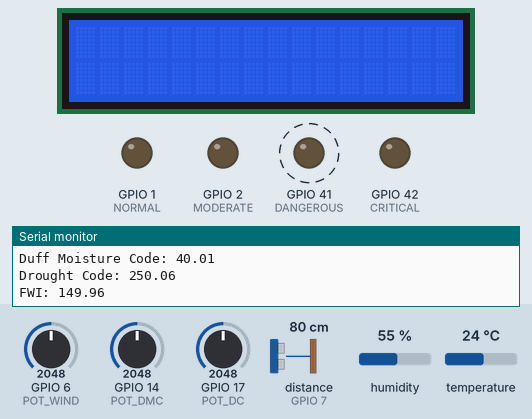
Recording of a sketch running on a simulated ESP32-S3. Parts: 16×2 character LCD, output pins drawn as LEDs (lit = HIGH), the last lines printed to the serial monitor. Wiring (inferred from the names in the program): range finder with pulse-width output: data GPIO 7. Dashed ring = blinking. The test bench sets the inputs (shaded band); at power-on: GPIO 6 (POT_WIND) = 2048, humidity 55 %, GPIO 14 (POT_DMC) = 2048, GPIO 17 (POT_DC) = 2048, distance to the obstacle (sensor on GPIO 7) 80 cm, temperature 24 °C.

Above: at 1.2 s.
1.3 s: GPIO 6 (POT_WIND) set to 429
3.2 s: GPIO 6 (POT_WIND) set to 375
At 3.82 s:
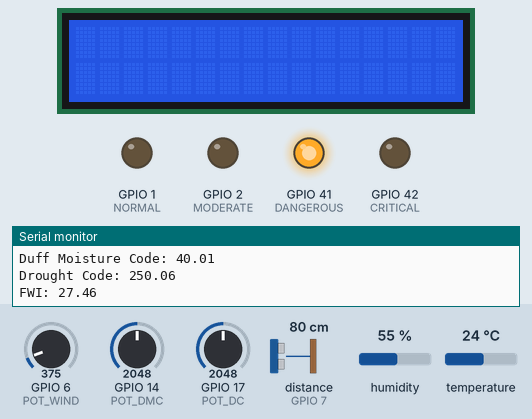
At 4.4 s:
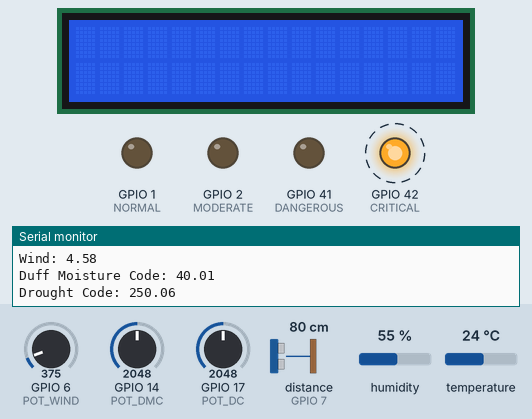
6.2 s: humidity set to 40 %
8.2 s: humidity set to 37 %
At 9.32 s:
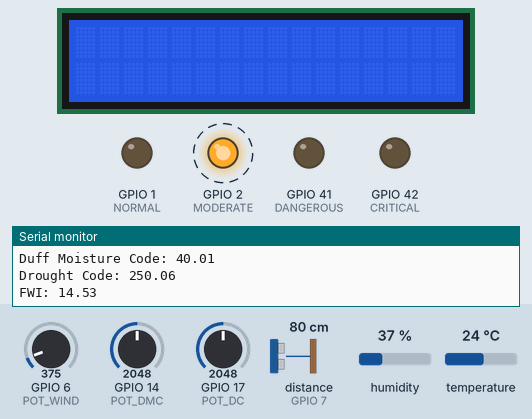
11.2 s: GPIO 6 (POT_WIND) set to 142
13.0 s: GPIO 6 (POT_WIND) set to 115
At 13.9 s:
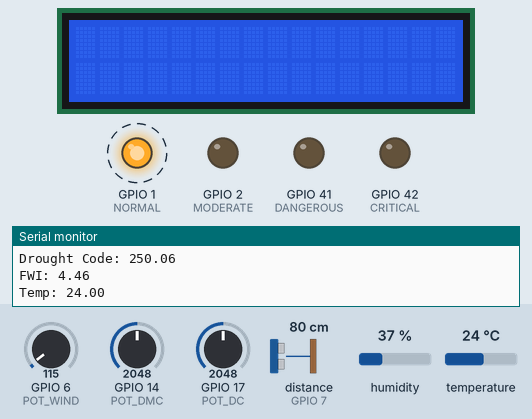
Timing chart, 0 to 17.0 s (numbered marks = the images above; inputs shaded):
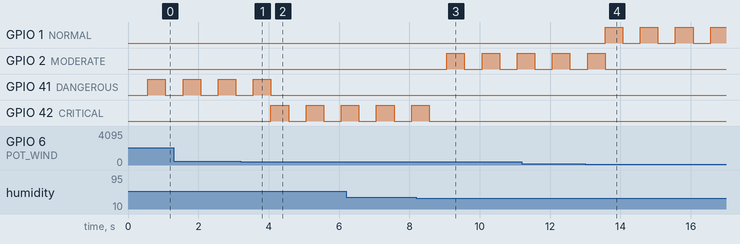

The sketch:

sketch_mar22a.ino
```cpp
/*
Filename: FinalProject_afsms.ino
Authors: Ken Do & Bardia Nasrulai
Date: 03/22/2025
Description:  This Arduino sketch implements an Advanced Fire Sensing and
              Mitigation System using ESP32, integrating multiple sensors
              and communication protocols. The system monitors fire risk by
              calculating the Fire Weather Index (FWI) using environmental data
              such as temperature, humidity, wind speed, and soil moisture levels.
*/

// ======================= FreeRTOS & I2C Libraries ===========================
#include "freertos/FreeRTOS.h"
#include "freertos/task.h"

// I2C communication libraries
#include <Wire.h>
#include <LiquidCrystal_I2C.h>

// ESP_NOW Wireless Protocol
#include <esp_now.h>
#include <WiFi.h>

// Temperature and humidity sensor library and initialization
#include <Adafruit_AM2320.h>

// ============================= Input Pins ===================================
#define POT_DMC 14   // Potentiometer simulating Duff Moisture Code (DMC)
#define POT_DC 17    // Potentiometer simulating Drought Code (DC)
#define POT_WIND 6   // Potentiometer simulating wind speed
#define SDA 8        // I2C SDA pin
#define SCL 9        // I2C SCL pin
#define PIR_PIN 7    // PIR motion sensor input pin

// ============================= Output Pins ==================================
#define NORMAL 1     // LED for Normal fire risk (Green)
#define MODERATE 2   // LED for Moderate fire risk (Blue)
#define CRITICAL 42  // LED for Critical fire risk (Yellow)
#define DANGEROUS 41 // LED for Dangerous fire risk (Red)

// ======================== I2C Device Initialization =========================
// Initialize 16x2 LCD (I2C address: 0x27, 16 columns, 2 rows)
LiquidCrystal_I2C lcd(0x27, 16, 2);

// Initialize AM2320 temperature and humidity sensor
Adafruit_AM2320 am2320 = Adafruit_AM2320();

// ============================= FreeRTOS Handles =============================
TaskHandle_t Data_Read_Handle = NULL;
TaskHandle_t FWI_Calc_Handle = NULL;
TaskHandle_t Motion_Sensor_Handle = NULL;
TimerHandle_t LED_Timer_Handle; // Timer handle for LED blinking
QueueHandle_t dataQueue;        // Queue for sensor data
QueueHandle_t FWIQueue;         // Queue for Fire Weather Index (FWI)

// =========================== Function Prototypes ============================
void Data_Read(void *pvParameter);      // Task to read sensor data
void FWI_Calc(void *pvParameter);       // Task to compute Fire Weather Index
void Motion_Sender(void *pvParameter);  // Task to handle motion detection and ESP-NOW sending
void Blink_LED(TimerHandle_t);          // Timer callback function for LED indication

// ========================== ESP_NOW Wireless Comm ===========================
volatile bool motionDetected = false; // Flag to indicate motion detection
uint8_t broadcastAddress[] = {0x24, 0xEC, 0x4A, 0x0E, 0xBC, 0x5C}; // MAC address of receiver

// Interrupt Service Routine for motion detection
void IRAM_ATTR timerInterrupt() {
  motionDetected = true;
}

// ESP-NOW Send Callback to confirm message transmission
void OnDataSent(const uint8_t *mac_addr, esp_now_send_status_t status) {
    Serial.print("Motion Data Send Status: ");
    Serial.println(status == ESP_NOW_SEND_SUCCESS ? "Success" : "Failed");
}

// ================================== Setup ===================================
void setup() {
  Serial.begin(115200);
  Serial.println("Advanced Fire Sensing and Mitigation System!");

  // Initialize input pins
  pinMode(POT_DMC, INPUT);
  pinMode(POT_DC, INPUT);
  pinMode(POT_WIND, INPUT);
  pinMode(PIR_PIN, INPUT);

  // Initialize output pins
  pinMode(NORMAL, OUTPUT);
  pinMode(MODERATE, OUTPUT);
  pinMode(CRITICAL, OUTPUT);
  pinMode(DANGEROUS, OUTPUT);

  // Initialize I2C communication
  Wire.begin();
  WiFi.mode(WIFI_STA); // Set WiFi mode to Station

  // Attach interrupt for motion detection
  attachInterrupt(digitalPinToInterrupt(PIR_PIN), &timerInterrupt, FALLING);

  // Initialize ESP-NOW
  if (esp_now_init() != ESP_OK) return; // Initialize ESP-NOW and check for success
  esp_now_register_send_cb(OnDataSent);

  // Add peer device for ESP-NOW communication
  esp_now_peer_info_t peerInfo;
  memset(&peerInfo, 0, sizeof(peerInfo));
  memcpy(peerInfo.peer_addr, broadcastAddress, 6);
  peerInfo.channel = 0; // Set WiFi channel to 0 (default)
  peerInfo.encrypt = false; // Disable encryption
  if (esp_now_add_peer(&peerInfo) != ESP_OK) return; // Add peer and check for success


  // Start the LCD
  lcd.init();
  lcd.backlight(); // Turn on backlight

  // Start the temperature and humidity sensor
  am2320.begin();

  // Create queues for sensor and FWI data
  // data[0] = temp; data[1] = humid; data[2] = wind; data[3] = dmc; data[4] = dc
  dataQueue = xQueueCreate(5, sizeof(float) * 5);
  FWIQueue = xQueueCreate(1, sizeof(float));

  // Create FreeRTOS tasks
  xTaskCreate(Data_Read, "Data Read", 4096, NULL, 1, &Data_Read_Handle);
  xTaskCreate(FWI_Calc, "FWI", 4096, NULL, 1, &FWI_Calc_Handle);
  xTaskCreate(Motion_Sensor, "Motion Sensor", 4096, NULL, 1, &Motion_Sensor_Handle);

  // Create a Software Timer for LED blinking
  LED_Timer_Handle = xTimerCreate(
    "LED Blinking",     // Timer name
    pdMS_TO_TICKS(500), // 0.5 second interval
    pdTRUE,             // TRUE means periodic, FALSE means one-time
    NULL,               // NO ID is needed
    Blink_LED           // The call back function defined
  );

  xTimerStart(LED_Timer_Handle, 0); // This will start the timer
}

// ================================== Tasks =============================

// Task: Read temperature, humidity, and potentiometer values
void Data_Read(void *pvParameter) {
  TickType_t xLastWakeTime = xTaskGetTickCount();  // Record start time
  const TickType_t xFrequency = pdMS_TO_TICKS(20); // 20ms period (50 Hz)

  int dmc;
  int dc;
  int potWind;
  float data[5];
  while (1) {  // Infinite loop to keep the task running
    // Task temperature and humidity from AM2320 sensor
    data[0] = am2320.readTemperature();
    data[1] = am2320.readHumidity();

    // Read wind speed potentiometer and scale value between 0-50 km/h
    potWind = analogRead(POT_WIND);
    data[2] = ((float)potWind / 4095.0) * 50.0;

    // Read Duff Moisture Code potentiometer and scale value between 0-80
    dmc = analogRead(POT_DMC);
    data[3] = ((float)dmc / 4095.0) * 80.0;

    // Read Drought Code potentiometer and scale value between 0-500
    dc = analogRead(POT_DC);
    data[4] = ((float)dc / 4095.0) * 500.0;

    // Send sensor data to queue
    xQueueSend(dataQueue, data, portMAX_DELAY);

    // Maintain precise 50 Hz frequency
    vTaskDelayUntil(&xLastWakeTime, xFrequency);
  }
}

// Task: Compute Fire Weather Index (FWI) based on sensor data
void FWI_Calc(void *pvParameter) {
  TickType_t xLastWakeTime = xTaskGetTickCount();
  const TickType_t xFrequency = pdMS_TO_TICKS(15.625); // 15.625ms period (64 Hz)

  float receivedData[5];
  float m;    // moisture content
  float FFMC; // Fine Fuel Moisture Code
  float ISI;  // Initial Spread Index
  float BUI;  // Buildup Index
  float FWI;  // Fire Weather Index

  while (1) {
    xLastWakeTime = xTaskGetTickCount();

    // Receive data from queue
    if (xQueueReceive(dataQueue, receivedData, portMAX_DELAY) == pdTRUE) {
      // Compute moisture content
      m = 147.2 * (101 - receivedData[1]) / (59.5 + receivedData[0]);

      // Compute FFMC
      FFMC = 59.5 * (250 - m) / (147.2 + m);

      // Compute ISI
      ISI = 0.208 * receivedData[2] * exp(0.05039 * FFMC);

      // Compute BUI
      BUI = (0.8 * receivedData[3] * receivedData[4]) / (receivedData[3] + 0.4 * receivedData[4]);

      // Compute FWI
      FWI = exp(BUI / 50.0) * ISI;

      // Print sensor values and FWI to Serial Monitor
      Serial.print("Temp: ");
      Serial.println(receivedData[0], 2);
      Serial.print("Humidity: ");
      Serial.println(receivedData[1], 2);
      Serial.print("Wind: ");
      Serial.println(receivedData[2], 2);
      Serial.print("Duff Moisture Code: ");
      Serial.println(receivedData[3], 2);
      Serial.print("Drought Code: ");
      Serial.println(receivedData[4], 2);
      Serial.print("FWI: ");
      Serial.println(FWI, 2);

      // Send FWI data to queue if space is available
      if (uxQueueSpacesAvailable(FWIQueue) > 0) {
        xQueueSend(FWIQueue, &FWI, portMAX_DELAY); // Send FWI data
      }

    }

    // Maintain precise 64 Hz frequency
    vTaskDelayUntil(&xLastWakeTime, xFrequency); // Precisely maintain 64 Hz
  }
}

// Timer Callback Function: Blink LED based on FWI value
void Blink_LED(TimerHandle_t LED_Timer_Handle) {
  // Check FWI and toggle corresponding LED
  float FWI;

  // Check if FWI data is available
  if (xQueueReceive(FWIQueue, &FWI, portMAX_DELAY) == pdTRUE) {
    if (FWI < 5) { // Green 0-5 normal
      digitalWrite(NORMAL, !digitalRead(NORMAL));
      digitalWrite(MODERATE, LOW);
      digitalWrite(CRITICAL, LOW);
      digitalWrite(DANGEROUS, LOW);
    } else if (FWI < 15) { // Blue 5-15 moderate
      digitalWrite(NORMAL, LOW);
      digitalWrite(MODERATE, !digitalRead(MODERATE));
      digitalWrite(CRITICAL, LOW);
      digitalWrite(DANGEROUS, LOW);
    } else if (FWI < 30) { // Yellow 15-30 critical
      digitalWrite(NORMAL, LOW);
      digitalWrite(MODERATE, LOW);
      digitalWrite(CRITICAL, !digitalRead(CRITICAL));
      digitalWrite(DANGEROUS, LOW);
    } else { // Red 30+ very danderous
      digitalWrite(NORMAL, LOW);
      digitalWrite(MODERATE, LOW);
      digitalWrite(CRITICAL, LOW);
      digitalWrite(DANGEROUS, !digitalRead(DANGEROUS));
    }
  }
}

// Task: Detect motion and send FWI value using ESP-NOW
void Motion_Sensor(void *pvParameter) {
  float FWI;
  while (1) {
    uint8_t message = 0;

    // If motion is detected and FWI data is available
    if (motionDetected) {  // Only send if FWI value available & motion detected
      if (xQueuePeek(FWIQueue, &FWI, 0) == pdTRUE) {
        xQueueReceive(FWIQueue, &FWI, portMAX_DELAY);
        motionDetected = false;

        // Send FWI value as a message via ESP-NOW
        message = FWI;
        esp_now_send(broadcastAddress, &message, sizeof(message));
      }
    }

    // Delay to avoid excessive CPU usage
    vTaskDelay(pdMS_TO_TICKS(500));
  }
}

void loop() {}
```

Measured:
- the behaviour switches between 410 and 409 on GPIO 6 (POT_WIND) (found by bisection; images 0 and 1)
- the behaviour switches between 39 and 38 % on humidity (found by bisection; images 2 and 3)
- the behaviour switches between 130 and 129 on GPIO 6 (POT_WIND) (found by bisection; images 3 and 4)
- after the input at 3.2 s, GPIO 41 (DANGEROUS): goes on until 4.1 s, then stays LOW; GPIO 42 (CRITICAL): alternates HIGH for 0.50 s and LOW for 0.50 s, starting after 0.86 s
- after the input at 8.2 s, GPIO 2 (MODERATE): alternates HIGH for 0.50 s and LOW for 0.50 s, starting after 0.86 s; GPIO 42 (CRITICAL): goes on until 8.6 s, then stays LOW
- after the input at 13.0 s, GPIO 1 (NORMAL): alternates HIGH for 0.50 s and LOW for 0.50 s, starting after 0.56 s; GPIO 2 (MODERATE): goes on until 13.6 s, then stays LOW
- by itself, GPIO 41 (DANGEROUS): alternates HIGH for 0.50 s and LOW for 0.50 s
